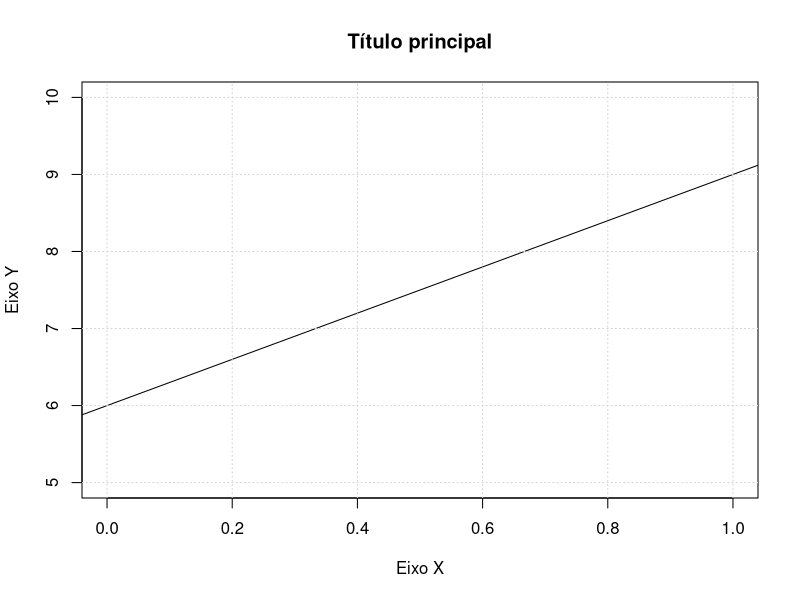
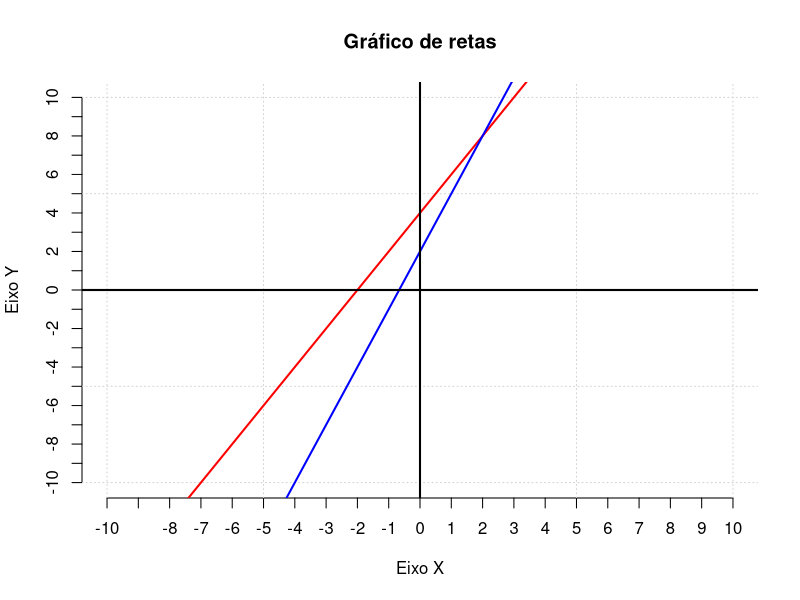
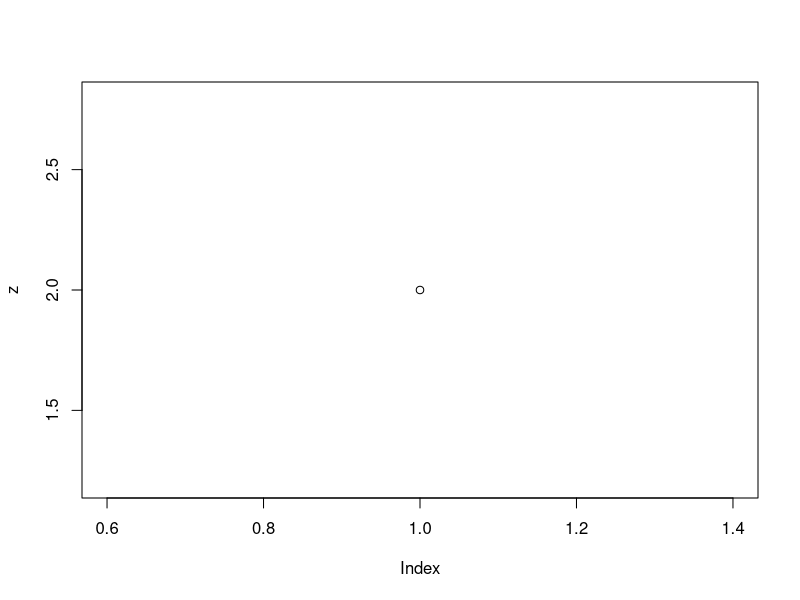
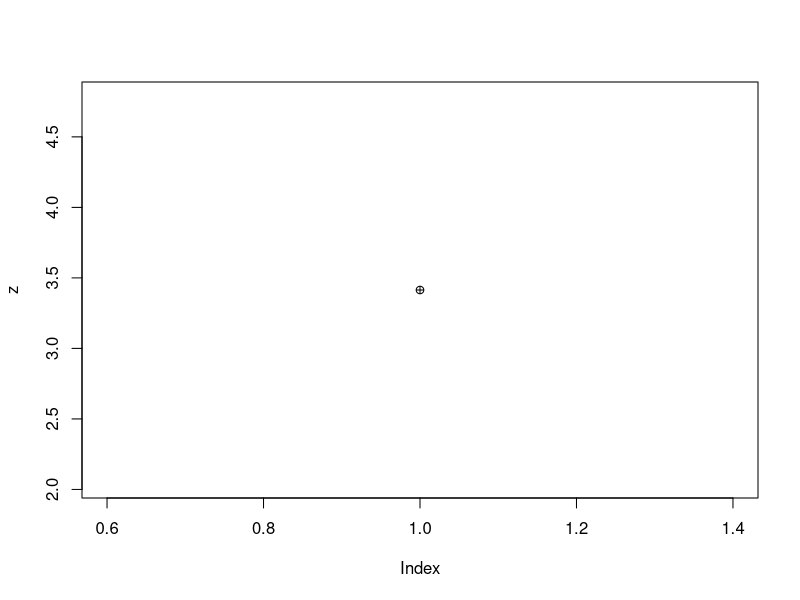
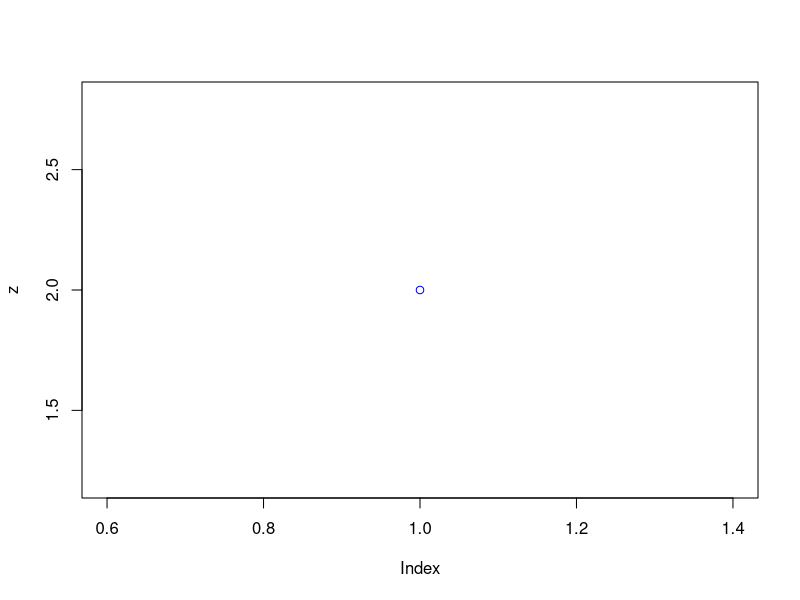
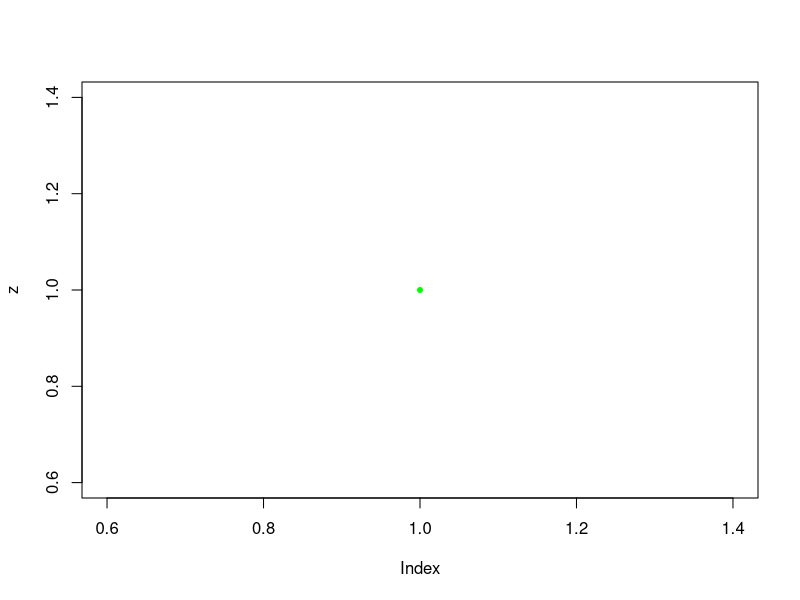

Here is the R script that generated these plots, in order: (Note: this script raises an error after producing the figures.)
# Introdução a softwares estatísticos
# Data: 09/09/2019
# Aula: 21
# Assunto: Gráficos 


# Gráficos (continuação) --------------------------------------------------

# Corra o código abaixo.

plot.new() # Cria um novo gráfico em branco
plot.window(xlim = c(0,1), ylim = c(5,10)) # Estabelece a altura e largura do gráfico
abline(a = 6, b = 3) # Gera o gráfico de uma função linear (y = b*x + a) e outras retas
axis(1) # Plotar o eixo X
axis(2) #Plotar o eixo Y
title(main = "Título principal")
title(xlab = "Eixo X")
title(ylab = "Eixo Y")
box() # "Fecha" o gráfico
grid() # Desenha uma "malha" no gráfico.


# Exercício: Use a função abline() para adicionar ao gráfico anterior uma
# linha vertical em x = 0 e uma horizontal em y = 0. Adicione também no
# gráfico as retas y = 2*x + 4 e y = 3*x + 2 com cores diferentes. Construa
# o gráfico omitindo a chamada da função box(). Dica: construa o gráfico
# com x e y entre -10 e 10.

plot.new()
plot.window(xlim = c(-10,10), ylim = c(-10,10))


# O comando axis() aceita o argumento at, que indica onde as marcações no
# eixo deverão ser feitas
axis(1, at = -10:10)
axis(2, at = -10:10)

grid()

# O comando abline() aceita alguns outros argumentos opcionais:
# h ou v: gera uma reta horizontal nas coordenadas informadas
# argumentos gráficos: col (cores), lwd (espessura de linha),
# lty (tipo de linha), etc.

abline(a = 4, b = 2, col = "red", lwd = 2)
abline(a = 2, b = 3, col = "blue", lwd = 2)
abline(h = 0, v = 0, lwd = 2)

title(main = "Gráfico de retas")
title(xlab = "Eixo X")
title(ylab = "Eixo Y")

# OBS: a ordem em que os comandos são executados altera o resultado.



# Operador '...':
# As reticências (...) servem para indicar uma lista de argumentos opcionais
# de uma função. Os argumentos opcionais são representados também
# por '...' na função e usados no argumento de funções interiores.


# Exemplo 1: f1() recebe dois valores e realiza uma operação com eles antes
# de plotar um ponto.

f1 <- function(x, y, ...){
  
  z <- sqrt(x) + y
  
  plot(z, ...)
}

# Argumentos adicionais podem ser informados, e serão usados pelo
# plot() dentro de f1().

f1(1,1)
f1(2,2, pch = 10) # pch controla o caractere usado para representar um ponto
f1(0,2, col = "blue")
f1(1,0, pch = 20, col = "green")


# Exemplo 2:

f2 <- function(x, a = 1L){
  if(x >= 0)
    sqrt(x) * a
  else
    x^2 + a
}

f3 <- function(f, y, b = 0, ...){
  f(y, ...) + b
}

f3(f = f2, b = 3, y = 7)
f3(f = f2, b = 3, y = 7, a = 2L)



f4 <- function(f, y, b, ...){
  
  # O comando '...length()' retorna a quantidade de argumentos opcionais informados
  n <- ...length()
  
  if(n >= 3)
    stop("O número de argumentos adicionais poderá ser no máximo 2.")
  if(n == 2)
    ..1 + ..2 # os comandos "..1" e "..2" acessam o valor do primeiro e segundo
              # argumentos opcionais
  else
    f(x = y, ...)
}

f4(f = f2, y = 4, b = 1)
f4(f = f2, y = 2, a = 2)
f4(f = f2, y = 2, a = 2, 2,3)
f4(f = f2, y = 2, a = 2,2,3,2)


# Exercício: use a função points() para adicionar ao gráfico do exercício
# anterior um ponto na interseção das duas retas.

# COmandos anteriores:
plot.new()
plot.window(xlim = c(-10,10), ylim = c(-10,10))
axis(1, at = -10:10)
axis(2, at = -10:10)
grid()
abline(a = 4, b = 2, col = "red", lwd = 2)
abline(a = 2, b = 3, col = "blue", lwd = 2)
abline(h = 0, v = 0, lwd = 2)
title(main = "Gráfico de retas")
title(xlab = "Eixo X")
title(ylab = "Eixo Y")

# Comando points():
points(x = 2, y = 8, pch = 19, col = "green")



# Assim como vários comandos R, o points() aceita vetores como argumentos.
# Isso pode ser usado para representar o gráfico de uma função através de
# uma série de pontos

funcao_reta <- function(x) 2*x + 4

line_points <- function(f, n = 50, lower = -10, upper = 10, ...){
  x <- seq(lower, upper, length.out = 100L)
  y <- f(x)

  plot.new()
  plot.window(xlim = c(lower,upper), ylim = c(lower,upper))
  axis(1, at = lower:upper); axis(2, at = lower:upper)

  grid()
  
  abline(h = 0, v = 0, lwd = 2)

  title(main = "Gráfico de pontos")
  title(xlab = "Eixo X")
  title(ylab = "Eixo Y")
  
  points(x, y, ...)
}

line_points(funcao_reta, col = "purple", pch = 20)

# OBS 1: O uso de rgb() como valor do argumento col permite escolha mais precisa de cores
# do que simplesmente usar o nome delas. Ele recebe três valores antre 0 e 1 que
# representam o brilho de cada uma das cores primárias usada para gerar a resultante.
# Cores geradas pelo rgb() também podem ter sua transparência alterada, pelo argumento
# alpha, também um número entre 0 e 1.

# OBS 2: o argumento cex representa o tamanho relativo de symbolos e texto de gráficos
# em relação ao normal.

line_points(sin, n = 30 , lower = -6, upper = 6,
            col = rgb(0,0,0, alpha = 0.4), pch = 19, cex = 3)

line_points(cos, n = 30 , lower = -6, upper = 6,
            col = rgb(0,0,0, alpha = 0.6), pch = 19, cex = 3)


f_quadratica <- function(x) x^2 - 1

line_points(f_quadratica, n = 30 , lower = -2, upper = 2,
            col = rgb(0.25,0,0.15, alpha = 0.6), pch = 19, cex = 1)
